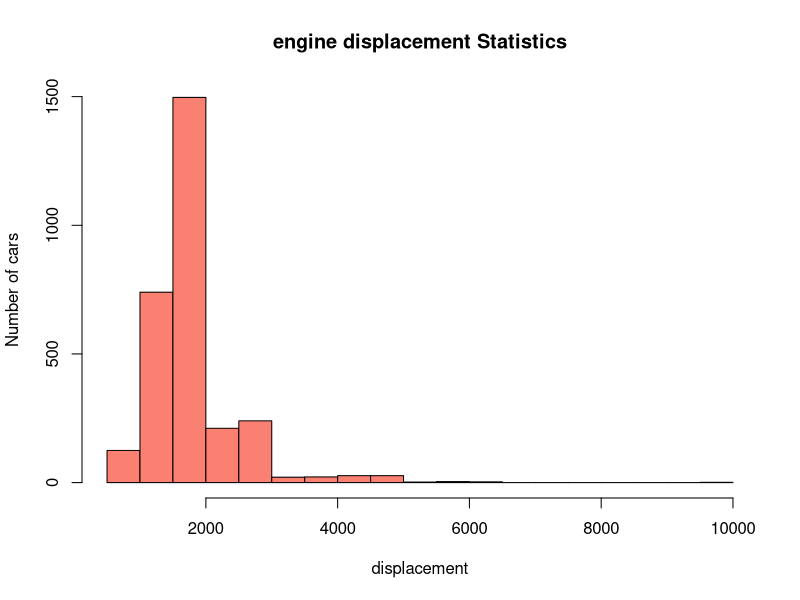
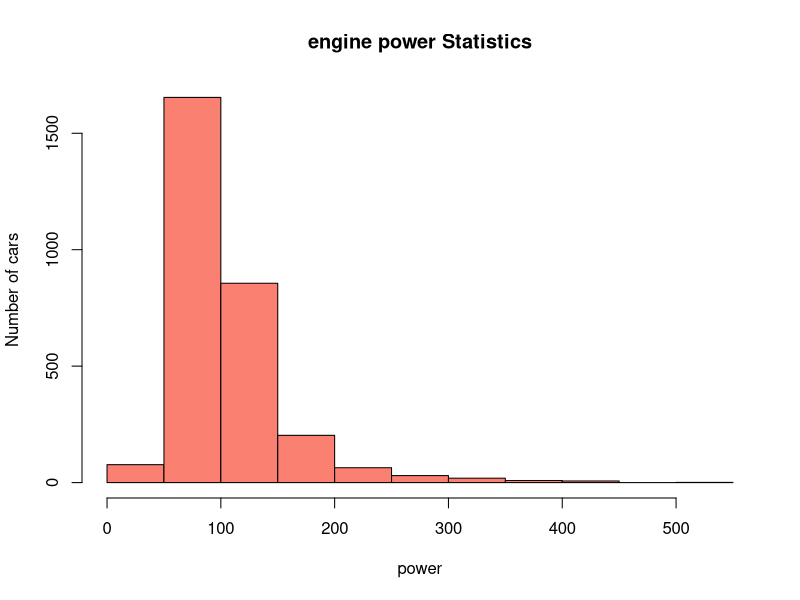
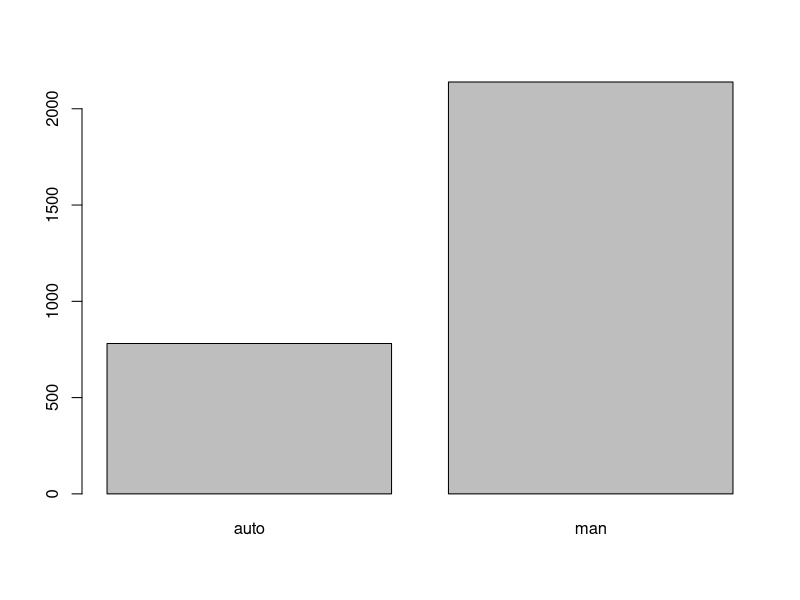
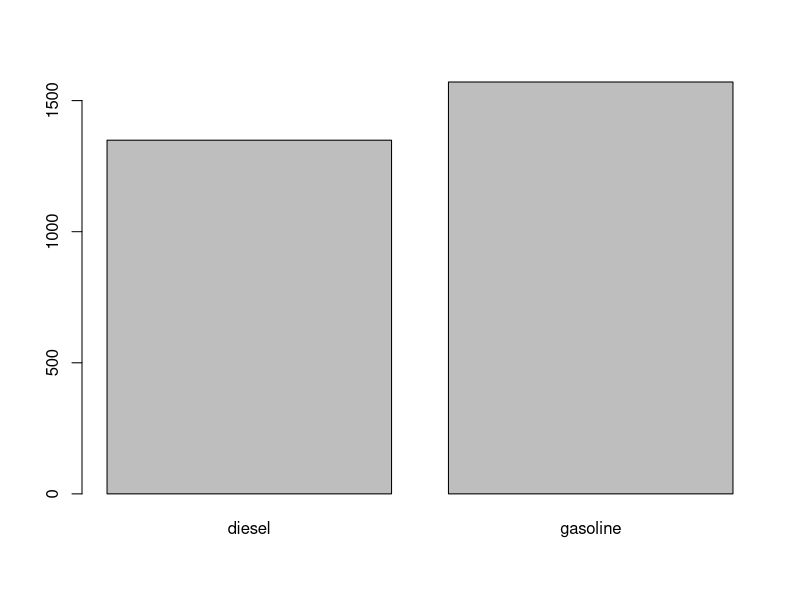

Source code (R) for these figures, in order:
## ---- chunk 1
setwd('D:/College Work/Semester_1/Data Warehousing, Mining & Vis.(IS-665)/Notes/Project')
my.dataset=read.csv('CarsDataset.csv')
dim(my.dataset)
test = my.dataset
## ---- chunk 2
dim(test)
names(test)
head(test)
tail(test)
## ---- chunk 3
str(test)
## ---- chunk 4
sum(is.na(test))

## ---- chunk 5
typeof(test$engine_displacement) #is.numeric(yps$Age)
summary(test$engine_displacement) #Youngest participants have 15yrs and oldest 30yrs. Typical participant has 20 years of age.
table(test$engine_displacement) #Distribution of participants by Age
table(test$engine_displacement,test$engine_power) #Distribution of participants by age and by gender

which(is.na(test$engine_displacement)) #identify rows(observations) with NA for Age

sum(is.na(test$engine_displacement))

sd(test$engine_displacement, na.rm = TRUE) #To remove missing values (NA'S) and avoid gettin na as sd

IQR(test$engine_displacement, na.rm = TRUE)

displacement_mean = mean(test$engine_displacement)
displacement_median = median(test$engine_displacement)

table(test$engine_displacement,test$price_eur) #price level by engine displacement.

skewness_displacement=3*(displacement_mean-displacement_median)/sd(test$engine_displacement) # Data is positively skewed
skewness_displacement
## ---- chunk 6
typeof(test$engine_power) #is.numeric(yps$Age)
summary(test$engine_power) #Youngest participants have 15yrs and oldest 30yrs. Typical participant has 20 years of age.
table(test$engine_power) #Distribution of participants by Age

which(is.na(test$engine_power)) #identify rows(observations) with NA for Age

sum(is.na(test$engine_power))

sd(test$engine_power, na.rm = TRUE) #To remove missing values (NA'S) and avoid gettin na as sd

IQR(test$engine_power, na.rm = TRUE)

power_mean = mean(test$engine_power)
power_median = median(test$engine_power)

test$engine_power[which(is.na(test$engine_power))] <- power_mean #replace na of Age variable by the mean

skewness_power=3*(power_mean-power_median)/sd(test$engine_power)# Data is positively skewed
skewness_power
## ---- chunk 7
#Ref - 1
hist(test$engine_displacement, main = 'engine displacement Statistics', col = 'salmon', xlab = 'displacement', ylab = 'Number of cars') 

#Ref - 2

hist(test$engine_power, main = 'engine power Statistics', col = 'salmon', xlab = 'power', ylab = 'Number of cars') 

## ---- chunk 8

summary(test$transmission)
summary(test$fuel_type)

man_power = test[test$transmission=='man',]$engine_power
auto_power = test[test$transmission=='auto',]$engine_power

gas_power = test[test$fuel_type=='gasoline',]$engine_power
diesel_power = test[test$fuel_type=='diesel',]$engine_power

mean(man_power, na.rm=T)
mean(auto_power, na.rm = T)

mean(gas_power, na.rm = T)
mean(diesel_power, na.rm = T)

## ---- chunk 9
barplot(table(test$transmission))
barplot(table(test$fuel_type))

